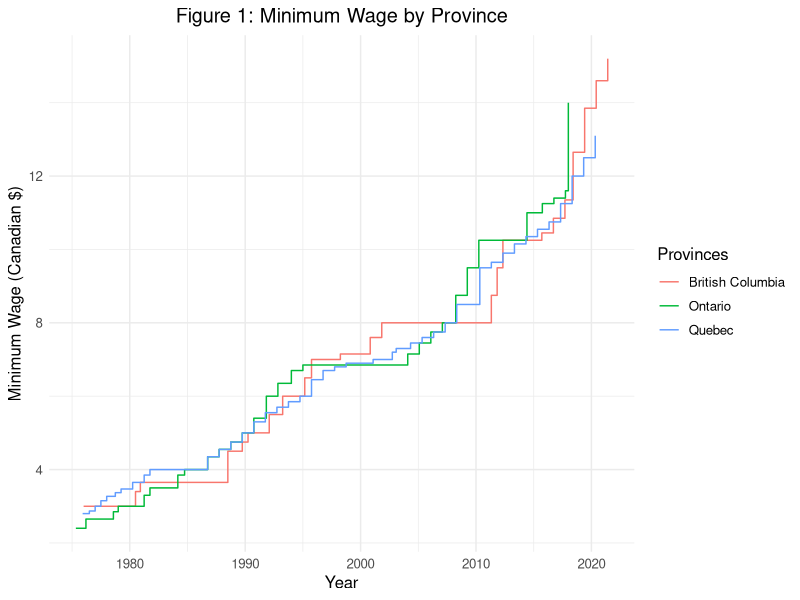
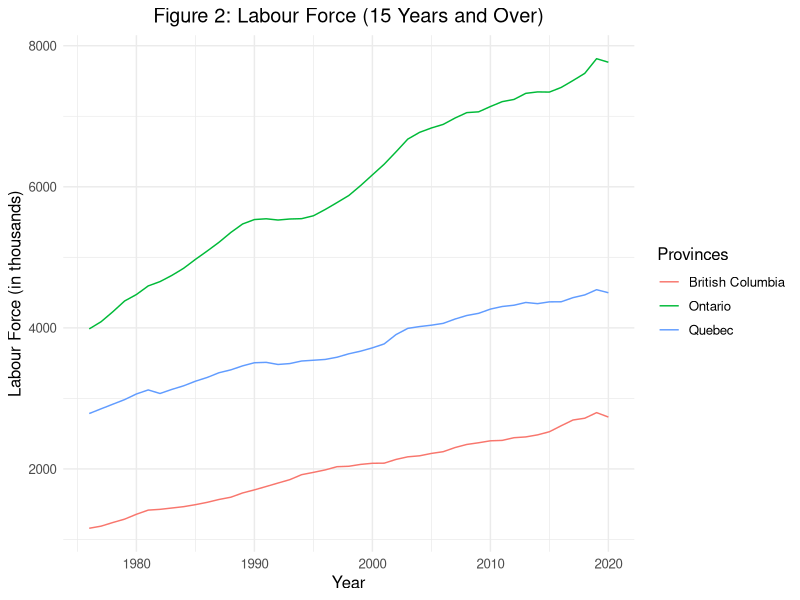
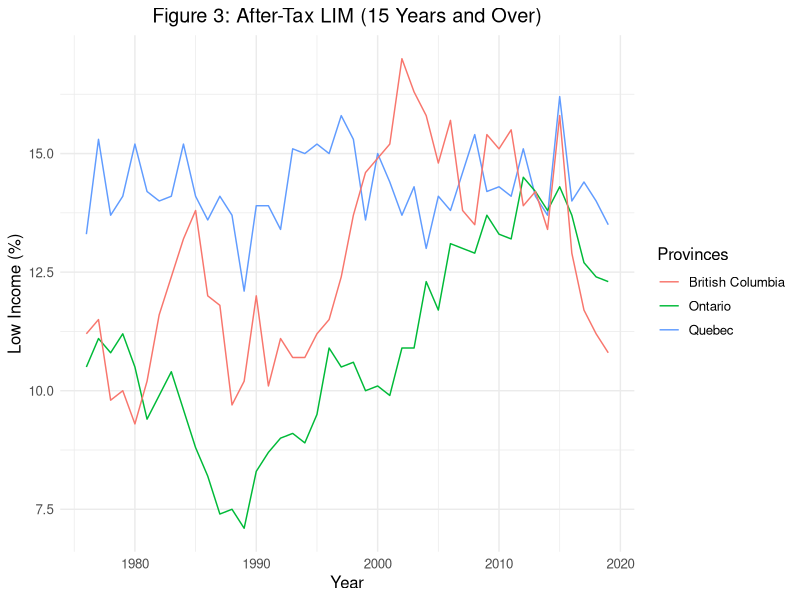
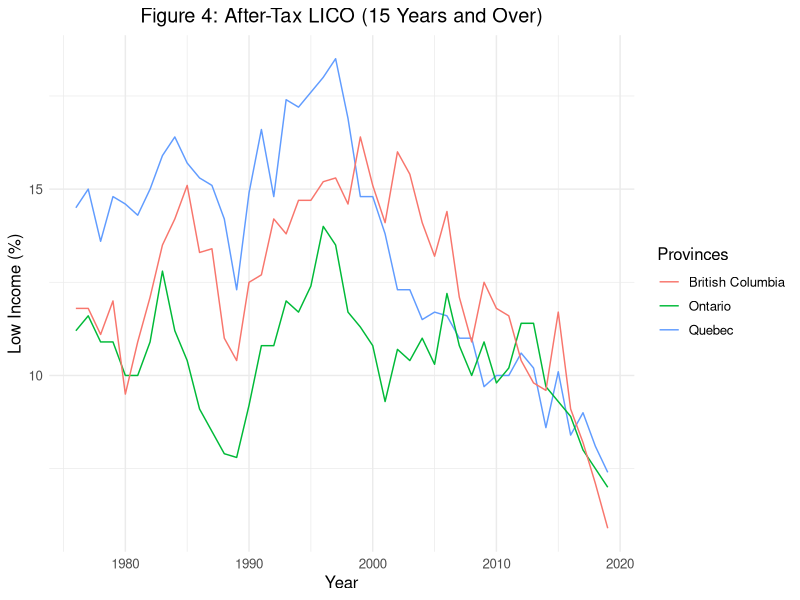

Write R code to recreate these figures, in order.
# Clear Memory and Import Libraries

rm(list=ls())

library(ggplot2)
library(sandwich)

# Import Data Set for Low Income (LICO and LIM), 

lowinc_df <- read.table(file="lowincome1976-2019.csv", header=FALSE, sep=',', skip=10, nrows=44)
colnames(lowinc_df) <- c("Year",
                         # Canada 
                         "cdn.all.lim","cdn.all.lico.aftertax","cdn.all.lico.beforetax",
                         "cdn.male.lim","cdn.male.lico.aftertax","cdn.male.lico.beforetax",
                         "cdn.fem.lim","cdn.fem.lico.aftertax","cdn.fem.lico.beforetax",
                         "cdn.fam.lim","cdn.fam.lico.aftertax","cdn.fam.lico.beforetax",
                         "cdn.single.lim","cdn.single.lico.aftertax","cdn.single.lico.beforetax",
                         # Quebec
                         "qbc.all.lim","qbc.all.lico.aftertax","qbc.all.lico.beforetax",
                         "qbc.male.lim","qbc.male.lico.aftertax","qbc.male.lico.beforetax",
                         "qbc.fem.lim","qbc.fem.lico.aftertax","qbc.fem.lico.beforetax",
                         "qbc.fam.lim","qbc.fam.lico.aftertax","qbc.fam.lico.beforetax",
                         "qbc.single.lim","qbc.single.lico.aftertax","qbc.single.lico.beforetax",
                         # Ontario 
                         "ont.all.lim","ont.all.lico.aftertax","ont.all.lico.beforetax",
                         "ont.male.lim","ont.male.lico.aftertax","ont.male.lico.beforetax",
                         "ont.fem.lim","ont.fem.lico.aftertax","ont.fem.lico.beforetax",
                         "ont.fam.lim","ont.fam.lico.aftertax","ont.fam.lico.beforetax",
                         "ont.single.lim","ont.single.lico.aftertax","ont.single.lico.beforetax",
                         # British Columbia
                         "bc.all.lim","bc.all.lico.aftertax","bc.all.lico.beforetax",
                         "bc.male.lim","bc.male.lico.aftertax","bc.male.lico.beforetax",
                         "bc.fem.lim","bc.fem.lico.aftertax","bc.fem.lico.beforetax",
                         "bc.fam.lim","bc.fam.lico.aftertax","bc.fam.lico.beforetax",
                         "bc.single.lim","bc.single.lico.aftertax","bc.single.lico.beforetax")

# Import Data Set for Labour Force (Employment Rate), 

lf_df <- read.table(file="labourforce1976-2019.csv", header=FALSE, sep=',', skip=12, nrows=45)
colnames(lf_df) <- c("Year",
                     #Canada
                     "cdn.lf.15andover","cdn.lf.15to24","cdn.lf.25to54","cdn.lf.55andover",
                     "cdn.employ.15andover","cdn.employ.15to24", "cdn.employ.25to54", "cdn.employ.55andover",
                     "cdn.ftemploy.15andover","cdn.ftemploy.15to24", "cdn.ftemploy.25to54", "cdn.ftemploy.55andover",
                     "cdn.ptemploy.15andover", "cdn.ptemploy.15to24", "cdn.ptemploy.25to54", "cdn.ptemploy.55andover",
                     "cdn.unemploy.15andover", "cdn.unemploy.15to24","cdn.umemploy.25to54","cdn.unemploy55andover",
                     # Quebec 
                     "qbc.lf.15andover","qbc.lf.15to24","qbc.lf.25to54","qbc.lf.55andover",
                     "qbc.employ.15andover","qbc.employ.15to24", "qbc.employ.25to54", "qbc.employ.55andover",
                     "qbc.ftemploy.15andover","qbc.ftemploy.15to24", "qbc.ftemploy.25to54", "qbc.ftemploy.55andover",
                     "qbc.ptemploy.15andover", "qbc.ptemploy.15to24", "qbc.ptemploy.25to54", "qbc.ptemploy.55andover",
                     "qbc.unemploy.15andover", "qbc.unemploy.15to24","qbc.umemploy.25to54","qbc.unemploy55andover",
                     # Ontario 
                     "ont.lf.15andover","ont.lf.15to24","ont.lf.25to54","ont.lf.55andover",
                     "ont.employ.15andover","ont.employ.15to24", "ont.employ.25to54", "ont.employ.55andover",
                     "ont.ftemploy.15andover","ont.ftemploy.15to24", "ont.ftemploy.25to54", "ont.ftemploy.55andover",
                     "ont.ptemploy.15andover", "ont.ptemploy.15to24", "ont.ptemploy.25to54", "ont.ptemploy.55andover",
                     "ont.unemploy.15andover", "ont.unemploy.15to24","ont.umemploy.25to54","ont.unemploy55andover",
                     # British Columbia
                     "bc.lf.15andover","bc.lf.15to24","bc.lf.25to54","bc.lf.55andover",
                     "bc.employ.15andover","bc.employ.15to24", "bc.employ.25to54", "bc.employ.55andover",
                     "bc.ftemploy.15andover","bc.ftemploy.15to24", "bc.ftemploy.25to54", "bc.ftemploy.55andover",
                     "bc.ptemploy.15andover", "bc.ptemploy.15to24", "bc.ptemploy.25to54", "bc.ptemploy.55andover",
                     "bc.unemploy.15andover", "bc.unemploy.15to24","bc.umemploy.25to54","bc.unemploy55andover")   

# Convert Columns' Data Type from Factor to Numeric/Double

lf_df$Year <- as.double(sub(',','',lf_df$Year))
lf_df$cdn.lf.15andover <- as.double(sub(',', '',lf_df$cdn.lf.15andover))
lf_df$cdn.lf.15to24 <- as.double(sub(',', '',lf_df$cdn.lf.15to24))
lf_df$cdn.lf.25to54 <- as.double(sub(',', '',lf_df$cdn.lf.25to54))
lf_df$cdn.lf.55andover <- as.double(sub(',', '',lf_df$cdn.lf.55andover))
lf_df$cdn.employ.15andover <- as.double(sub(',', '',lf_df$cdn.employ.15andover))
lf_df$cdn.employ.15to24 <- as.double(sub(',', '',lf_df$cdn.employ.15to24))
lf_df$cdn.employ.25to54 <- as.double(sub(',', '',lf_df$cdn.employ.25to54))
lf_df$cdn.employ.55andover <- as.double(sub(',', '',lf_df$cdn.employ.55andover))
lf_df$cdn.ftemploy.15andover <- as.double(sub(',', '',lf_df$cdn.ftemploy.15andover))
lf_df$cdn.ftemploy.15to24 <- as.double(sub(',', '',lf_df$cdn.ftemploy.15to24))
lf_df$cdn.ftemploy.25to54 <- as.double(sub(',', '',lf_df$cdn.ftemploy.25to54))
lf_df$cdn.ftemploy.55andover <- as.double(sub(',', '',lf_df$cdn.ftemploy.55andover))

lf_df$cdn.ptemploy.15andover <- as.double(sub(',', '',lf_df$cdn.ptemploy.15andover))
lf_df$cdn.ptemploy.15to24 <- as.double(sub(',', '',lf_df$cdn.ptemploy.15to24))
lf_df$cdn.ptemploy.25to54 <- as.double(sub(',', '',lf_df$cdn.ptemploy.25to54))
lf_df$cdn.ptemploy.55andover <- as.double(sub(',', '',lf_df$cdn.ptemploy.55andover))

lf_df$qbc.lf.15andover <- as.double(sub(',', '',lf_df$qbc.lf.15andover))
lf_df$qbc.lf.25to54 <- as.double(sub(',', '',lf_df$qbc.lf.25to54))
lf_df$qbc.employ.15andover <- as.double(sub(',', '',lf_df$qbc.employ.15andover))
lf_df$qbc.employ.25to54 <- as.double(sub(',', '',lf_df$qbc.employ.25to54))
lf_df$qbc.ftemploy.15andover <- as.double(sub(',', '',lf_df$qbc.ftemploy.15andover))
lf_df$qbc.ftemploy.25to54 <- as.double(sub(',', '',lf_df$qbc.ftemploy.25to54))

lf_df$ont.lf.15andover <- as.double(sub(',', '',lf_df$ont.lf.15andover))
lf_df$ont.lf.15to24 <- as.double(sub(',', '',lf_df$ont.lf.15to24))
lf_df$ont.lf.25to54 <- as.double(sub(',', '',lf_df$ont.lf.25to54))
lf_df$ont.lf.55andover <- as.double(sub(',', '',lf_df$ont.lf.55andover))
lf_df$ont.employ.15andover <- as.double(sub(',', '',lf_df$ont.employ.15andover))
lf_df$ont.employ.15to24 <- as.double(sub(',', '',lf_df$ont.employ.15to24))
lf_df$ont.employ.25to54 <- as.double(sub(',', '',lf_df$ont.employ.25to54))
lf_df$ont.employ.55andover <- as.double(sub(',', '',lf_df$ont.employ.55andover))
lf_df$ont.ftemploy.15andover <- as.double(sub(',', '',lf_df$ont.ftemploy.15andover))
lf_df$ont.ftemploy.25to54 <- as.double(sub(',', '',lf_df$ont.ftemploy.25to54))
lf_df$ont.ftemploy.55andover <- as.double(sub(',', '',lf_df$ont.ftemploy.55andover))
lf_df$ont.ptemploy.15andover <- as.double(sub(',', '',lf_df$ont.ptemploy.15andover))

lf_df$bc.lf.15andover <- as.double(sub(',', '',lf_df$bc.lf.15andover))
lf_df$bc.lf.25to54 <- as.double(sub(',', '',lf_df$bc.lf.25to54))
lf_df$bc.employ.15andover <- as.double(sub(',', '',lf_df$bc.employ.15andover))
lf_df$bc.employ.25to54 <- as.double(sub(',', '',lf_df$bc.employ.25to54))
lf_df$bc.ftemploy.15andover <- as.double(sub(',', '',lf_df$bc.ftemploy.15andover))
lf_df$bc.ftemploy.25to54 <- as.double(sub(',', '',lf_df$bc.ftemploy.25to54))


# Import Data Set for Provincial Minimum Wages

minwage <- read.table(file="minimumwage.csv", header=TRUE, sep=',')
minwage_df <- minwage[1:3]
minwage_df <- minwage[,c(2,1,3)]

# Change Data Types as for Effective Date & Minimum Wage

minwage_df$Effective.Date <- as.Date(minwage_df$Effective.Date,format="%d-%b-%y")
minwage_df$Minimum.Wage <- as.double(sub('.', '', minwage_df$Minimum.Wage))

# Split Data Set into Ontario, Quebec and British Columbia

qbc_mw <- minwage_df[87:128,]
bc_mw <- minwage_df[223:245,]
ont_mw <- minwage_df[470:498,]

# Add Missing Current Minimum Wage evels

# curr_qbc_mw <- cbind(as.Date("2021-05-01", format="%Y-%M-%D"),"Quebec",as.numeric(13.50))
# curr_ont_mw <- cbind(as.Date("2020-10-01", format="%Y-%M-%D"),"Ontario",as.numeric(14.25))
# 
# colnames(curr_qbc_mw) <- c("Effective.Date","Jurisdiction","Minimum.Wage")
# colnames(curr_ont_mw) <- c("Effective.Date","Jurisdiction","Minimum.Wage")  

qbc_bc_ont_mw <- rbind(qbc_mw,bc_mw,ont_mw)

# Plot the Historical Minimum Wage Levels of Each Province

ggplot(qbc_bc_ont_mw,aes(Effective.Date,Minimum.Wage,color=factor(Jurisdiction)))+
  geom_step(aes(Effective.Date,Minimum.Wage))+
  labs(x="Year",y="Minimum Wage (Canadian $)",title="Figure 1: Minimum Wage by Province",colour="Provinces")+
  theme_minimal()+  
  theme(text=element_text(size=12),plot.title = element_text(hjust = 0.5),legend.position="right")

# Plot Labour Force in Canada by Province for all ages

ggplot(lf_df)+ 
  geom_line(aes(Year, qbc.lf.15andover, colour="Quebec"))+
  geom_line(aes(Year, ont.lf.15andover, colour="Ontario"))+
  geom_line(aes(Year, bc.lf.15andover, colour="British Columbia"))+
  labs(x="Year",y="Labour Force (in thousands)",title="Figure 2: Labour Force (15 Years and Over)",colour="Provinces")+
  theme_minimal()+
  theme(text=element_text(size=12),plot.title=element_text(hjust=0.5), legend.position="right")

# Plot LIM and LICO in Canada by Province for Individuals 15 and over 

ggplot(lowinc_df)+
  geom_line(aes(Year, qbc.all.lim, colour="Quebec"))+
  geom_line(aes(Year, ont.all.lim, colour="Ontario"))+
  geom_line(aes(Year, bc.all.lim, colour="British Columbia"))+
  labs(x="Year",y="Low Income (%)",title="Figure 3: After-Tax LIM (15 Years and Over)",colour="Provinces")+
  theme_minimal()+
  theme(text=element_text(size=12),plot.title=element_text(hjust=0.5), legend.position="right")

ggplot(lowinc_df)+
  geom_line(aes(Year, qbc.all.lico.aftertax, colour="Quebec"))+
  geom_line(aes(Year, ont.all.lico.aftertax, colour="Ontario"))+
  geom_line(aes(Year, bc.all.lico.aftertax, colour="British Columbia"))+
  labs(x="Year",y="Low Income (%)",title="Figure 4: After-Tax LICO (15 Years and Over)",colour="Provinces")+
  theme_minimal()+
  theme(text=element_text(size=12),plot.title=element_text(hjust=0.5), legend.position="right")


# Combine the Labor Force and Low Income Data Sets

data <-as.data.frame(c(lowinc_df, lf_df[-nrow(lf_df),]))
data$Year <- as.double(sub(',','',data$Year))

# Create Columns with the Annual Minimum Wage Breakdown in each Province
# Transition Years are weighted averages based on the effective date of the minimum wage increase
# e.g. Increase from 6.85 to 7.15 in February 1 2004 = ((1/12)*6.85) + ((11/12)*7.15) = 7.125


min_wage_avgfct <- function(prov_mw){
  years = as.character(rev(seq(from = 1976,to = 2019,by = 1)))
  loop = rep(0,length(years))
  count = 0
  mwyears = as.numeric(substr(prov_mw[,1],1,4))
  for(year in years){
    count = count + 1
    curr_mw = as.numeric(prov_mw[match(year,mwyears),3])
    prev_mw = as.numeric(prov_mw[match(year,mwyears)+1,3]) 
    future_mw = loop[count-1] # since the list we are looping through is in reverse order 
    month = as.numeric(substr(prov_mw[match(year,mwyears),1],6,7))
    # for the first iteration of the loop only (i.e. 2019)
    if(count == 1){loop[count] = prov_mw[count,3]}
    # populate values that are in the data set and start at the beginning of the year (i.e. January 1st) 
    else if(!is.na(match(year,mwyears)) && month == 1){loop[count] = prov_mw[match(year,mwyears),3]}
    # populate values that are in the inputted data set
    else if(!is.na(match(year,mwyears))){loop[count] = curr_mw * ((12-month)/12) + prev_mw * (month/12)}
    # populate values that are not in the inputted data set
    else if(is.na(match(year,mwyears))){loop[count] = future_mw} 
    #print(count)
    #print(month)
    #print(year)
    #print(loop)
  }
return(loop)
}
ont.mw.avg = min_wage_avgfct(ont_mw)
qbc.mw.avg = min_wage_avgfct(qbc_mw)
bc.mw.avg = min_wage_avgfct(bc_mw)



# Add New Columns to Data, Data Frame

alldata<-cbind(data,ont.mw.avg,qbc.mw.avg,bc.mw.avg)
attach(alldata)

#    ------   LINEAR MODELS USING THE lm() FUNCTION  ------   #

# Ontario Model <- POVRATE = alpha(MINWAGE) + beta(CONTROL VARS) + Residuals

beta <- cbind(1, Year, ont.lf.15andover, ont.lf.15to24, ont.lf.25to54, ont.lf.55andover,
              ont.employ.15andover,ont.employ.15to24, ont.employ.25to54, ont.employ.55andover,
              ont.ftemploy.15andover,ont.ftemploy.15to24, ont.ftemploy.25to54, ont.ftemploy.55andover,
              ont.ptemploy.15andover, ont.ptemploy.15to24, ont.ptemploy.25to54, ont.ptemploy.55andover,
              ont.unemploy.15andover, ont.unemploy.15to24, ont.umemploy.25to54, ont.unemploy55andover)

# All Ontario

ont_lim_all_lin_reg = lm(log(ont.all.lim) ~ 0 + log(ont.mw.avg) + beta)                 # Low Income Measure
ont_licobt_all_lin_reg = lm(log(ont.all.lico.beforetax) ~ 0 + log(ont.mw.avg) + beta)   # Low Income Cut Off Before Tax
ont_licoat_all_lin_reg = lm(log(ont.all.lico.aftertax) ~ 0 + log(ont.mw.avg) + beta)    # Low Income Cut Off After Tax

alphas = coef(ont_lim_all_lin_reg)[2]

# Males in Poverty in Ontario

ont_lim_male_lin_reg = lm(log(ont.male.lim) ~ 0 + log(ont.mw.avg) + beta) 
ont_licobt_male_lin_reg = lm(log(ont.male.lico.beforetax) ~ 0 + log(ont.mw.avg) + beta) 
ont_licoat_male_lin_reg = lm(log(ont.male.lico.aftertax) ~ 0 + log(ont.mw.avg) + beta) 

# Females in Poverty in Ontario

ont_lim_fem_lin_reg = lm(log(ont.fem.lim) ~ 0 + log(ont.mw.avg) + beta) 
ont_licobt_fem_lin_reg = lm(log(ont.fem.lico.beforetax) ~ 0 + log(ont.mw.avg) + beta)
ont_licoat_fem_lin_reg = lm(log(ont.fem.lico.aftertax) ~ 0 + log(ont.mw.avg) + beta)

# Families in Poverty in Ontario

ont_lim_fam_lin_reg = lm(log(ont.fam.lim) ~ 0 + log(ont.mw.avg) + beta) 
ont_licobt_fam_lin_reg = lm(log(ont.fam.lico.beforetax) ~ 0 + log(ont.mw.avg) + beta)
ont_licoat_fam_lin_reg = lm(log(ont.fam.lico.aftertax) ~ 0 + log(ont.mw.avg) + beta)

# Single Individuals in Poverty in Ontario

ont_lim_single_lin_reg = lm(log(ont.single.lim) ~ 0 + log(ont.mw.avg) + beta)
ont_licobt_single_lin_reg = lm(log(ont.single.lico.beforetax) ~ 0 + log(ont.mw.avg) + beta)
ont_licoat_single_lin_reg = lm(log(ont.single.lico.aftertax) ~ 0 + log(ont.mw.avg) + beta)


# Comparing the Fitted Values for Ontario Minimum Wage across the various Poverty Measures 

ont_lim_a = as.double(coef(ont_lim_all_lin_reg)[2])
ont_licobt_a = as.double(coef(ont_licobt_all_lin_reg)[2])
ont_licoat_a = as.double(coef(ont_licoat_all_lin_reg)[2])

ont_lim_male = as.double(coef(ont_lim_all_lin_reg)[2])
ont_licobt_male = as.double(coef(ont_lim_all_lin_reg)[2])
ont_licoat_male = as.double(coef(ont_lim_all_lin_reg)[2])

ont_lim_fem = as.double(coef(ont_lim_all_lin_reg)[2])
ont_licobt_fem = as.double(coef(ont_licobt_fem_lin_reg)[2])
ont_licoat_fem = as.double(coef(ont_licoat_fem_lin_reg)[2])

ont_lim_fam = as.double(coef(ont_lim_fam_lin_reg)[2])
ont_licobt_fam = as.double(coef(ont_licobt_fam_lin_reg)[2])
ont_licoat_fam = as.double(coef(ont_licoat_fam_lin_reg)[2])

ont_lim_single = as.double(coef(ont_lim_single_lin_reg)[2])
ont_licobt_single = as.double(coef(ont_licobt_single_lin_reg)[2])
ont_licoat_single = as.double(coef(ont_licoat_single_lin_reg)[2])


alphas = rbind(ont_lim_a,ont_licoat_a,ont_licobt_a,
               ont_lim_male,ont_licoat_male,ont_licobt_male,
               ont_lim_fem,ont_licoat_fem,ont_licobt_fem,
               ont_lim_fam,ont_licoat_fam,ont_licobt_fam,
               ont_lim_single,ont_licoat_single,ont_licobt_single)

colnames(alphas) = c("Min Wage Coefficients")

# --------      LINEAR MODEL USING THE SANDWICH PACKAGE      ----------------

HC_ont_lim_all_lin_reg = sqrt(diag(vcovHC(ont_lim_all_lin_reg,type="HC0")))
